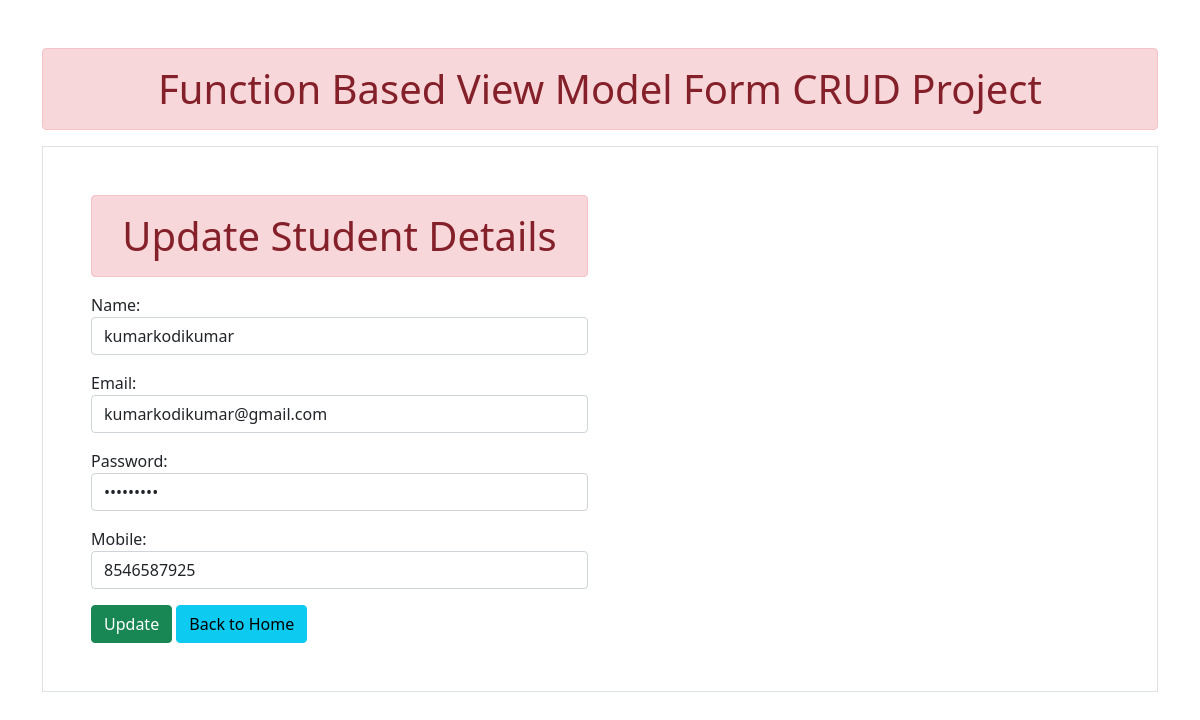
The app's page /u/21 with its own data.
### std/models.py (models this page shows, shortened)
class student(models.Model):
    name = models.CharField(max_length=50)
    email=models.EmailField()
    password=models.CharField(max_length=10)
    createdat=models.DateTimeField(auto_now_add=True)
    mobile=models.IntegerField()

### std/views.py (the view)
# urls.py: path('u/<int:id>',views.update,name='Update'),
def update(request,id):
    if request.method=='POST':
        d=student.objects.get(pk=id)
        fm=StudentForm(request.POST,instance=d)
        if fm.is_valid():
            fm.save()
        return redirect("create")
    else:
        d=student.objects.get(pk=id)
        fm=StudentForm(instance=d)
    return render(request,'std/update.html',{'fm':fm})

### std/forms.py
class StudentForm(forms.ModelForm):
    class Meta:
        model=student
        fields=['name','email','password','mobile']
        widgets={
            'name':forms.TextInput(attrs={'class':'form-control'}),
            'email':forms.EmailInput(attrs={'class':'form-control'}),
            'password':forms.PasswordInput(render_value=True,attrs={'class':'form-control'}),
            'mobile':forms.NumberInput(attrs={'class':'form-control','max_length':10}),
        }

### std/templates/std/update.html (shortened to what this page needs)
{%extends 'std/base.html'%}
{%block content%}
<div class="contianer-sm p-5 my-3 border">
<div class="row">
<div class="col-sm-6">
    <h1 class="text-center alert alert-danger">Update Student Details</h1>
    <form  method="POST">
        {{fm.as_p}}
        <button type="submit" class="btn btn-success">Update</button>
        <a href={% url 'create' %} class="btn btn-info">Back to Home</a>
    </form>
    </div>
</div>
{%endblock content%}

### records on screen
student: name "kumarkodikumar", email "kumarkodikumar@gmail.com", mobile "8546587925"
